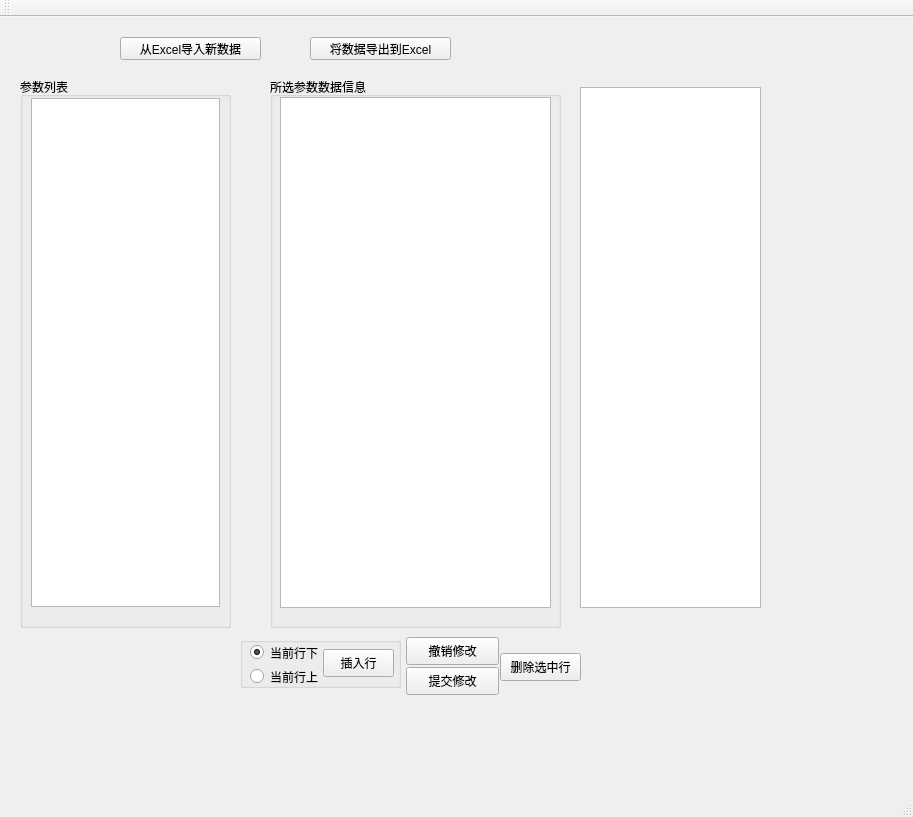
<?xml version="1.0" encoding="UTF-8"?>
<ui version="4.0">
 <class>FlyEditClass</class>
 <widget class="QMainWindow" name="FlyEditClass">
  <property name="geometry">
   <rect>
    <x>0</x>
    <y>0</y>
    <width>913</width>
    <height>817</height>
   </rect>
  </property>
  <property name="windowTitle">
   <string>FlyEdit</string>
  </property>
  <widget class="QWidget" name="centralWidget">
   <widget class="QPushButton" name="pushButton_Submit">
    <property name="geometry">
     <rect>
      <x>406</x>
      <y>650</y>
      <width>93</width>
      <height>28</height>
     </rect>
    </property>
    <property name="text">
     <string>提交修改</string>
    </property>
   </widget>
   <widget class="QPushButton" name="pushButton_ReMod">
    <property name="geometry">
     <rect>
      <x>406</x>
      <y>620</y>
      <width>93</width>
      <height>28</height>
     </rect>
    </property>
    <property name="text">
     <string>撤销修改</string>
    </property>
   </widget>
   <widget class="QPushButton" name="pushButton_DeleRow">
    <property name="geometry">
     <rect>
      <x>500</x>
      <y>636</y>
      <width>81</width>
      <height>28</height>
     </rect>
    </property>
    <property name="text">
     <string>删除选中行</string>
    </property>
   </widget>
   <widget class="QGroupBox" name="groupBox">
    <property name="geometry">
     <rect>
      <x>240</x>
      <y>620</y>
      <width>161</width>
      <height>51</height>
     </rect>
    </property>
    <property name="title">
     <string/>
    </property>
    <widget class="QRadioButton" name="radioButton_Down">
     <property name="geometry">
      <rect>
       <x>10</x>
       <y>6</y>
       <width>81</width>
       <height>19</height>
      </rect>
     </property>
     <property name="text">
      <string>当前行下</string>
     </property>
     <property name="checked">
      <bool>true</bool>
     </property>
    </widget>
    <widget class="QRadioButton" name="radioButton_Up">
     <property name="geometry">
      <rect>
       <x>10</x>
       <y>30</y>
       <width>81</width>
       <height>19</height>
      </rect>
     </property>
     <property name="text">
      <string>当前行上</string>
     </property>
    </widget>
    <widget class="QPushButton" name="pushButton_InsRow">
     <property name="geometry">
      <rect>
       <x>83</x>
       <y>12</y>
       <width>71</width>
       <height>28</height>
      </rect>
     </property>
     <property name="text">
      <string>插入行</string>
     </property>
    </widget>
   </widget>
   <widget class="QPushButton" name="pushButton_ImportExcel">
    <property name="geometry">
     <rect>
      <x>120</x>
      <y>20</y>
      <width>141</width>
      <height>23</height>
     </rect>
    </property>
    <property name="text">
     <string>从Excel导入新数据</string>
    </property>
   </widget>
   <widget class="QPushButton" name="pushButton_ExportToExcel">
    <property name="geometry">
     <rect>
      <x>310</x>
      <y>20</y>
      <width>141</width>
      <height>23</height>
     </rect>
    </property>
    <property name="text">
     <string>将数据导出到Excel</string>
    </property>
   </widget>
   <widget class="QGroupBox" name="groupBox_2">
    <property name="geometry">
     <rect>
      <x>20</x>
      <y>60</y>
      <width>211</width>
      <height>551</height>
     </rect>
    </property>
    <property name="title">
     <string>参数列表</string>
    </property>
    <widget class="QTreeView" name="treeView_paraList">
     <property name="geometry">
      <rect>
       <x>11</x>
       <y>21</y>
       <width>189</width>
       <height>509</height>
      </rect>
     </property>
    </widget>
   </widget>
   <widget class="QGroupBox" name="groupBox_3">
    <property name="geometry">
     <rect>
      <x>270</x>
      <y>60</y>
      <width>291</width>
      <height>551</height>
     </rect>
    </property>
    <property name="title">
     <string>所选参数数据信息</string>
    </property>
    <widget class="QTableView" name="tableView_Para1">
     <property name="geometry">
      <rect>
       <x>10</x>
       <y>20</y>
       <width>271</width>
       <height>511</height>
      </rect>
     </property>
     <property name="sizePolicy">
      <sizepolicy hsizetype="Expanding" vsizetype="Expanding">
       <horstretch>0</horstretch>
       <verstretch>0</verstretch>
      </sizepolicy>
     </property>
     <property name="dragEnabled">
      <bool>false</bool>
     </property>
    </widget>
   </widget>
   <widget class="QTableWidget" name="tableWidget_paraListCheck">
    <property name="geometry">
     <rect>
      <x>580</x>
      <y>70</y>
      <width>181</width>
      <height>521</height>
     </rect>
    </property>
   </widget>
   <zorder>groupBox_3</zorder>
   <zorder>pushButton_Submit</zorder>
   <zorder>pushButton_ReMod</zorder>
   <zorder>pushButton_DeleRow</zorder>
   <zorder>groupBox</zorder>
   <zorder>pushButton_ImportExcel</zorder>
   <zorder>pushButton_ExportToExcel</zorder>
   <zorder>groupBox_2</zorder>
   <zorder>tableWidget_paraListCheck</zorder>
  </widget>
  <widget class="QMenuBar" name="menuBar">
   <property name="geometry">
    <rect>
     <x>0</x>
     <y>0</y>
     <width>913</width>
     <height>23</height>
    </rect>
   </property>
  </widget>
  <widget class="QToolBar" name="mainToolBar">
   <attribute name="toolBarArea">
    <enum>TopToolBarArea</enum>
   </attribute>
   <attribute name="toolBarBreak">
    <bool>false</bool>
   </attribute>
  </widget>
  <widget class="QStatusBar" name="statusBar"/>
 </widget>
 <layoutdefault spacing="6" margin="11"/>
 <resources>
  <include location="flyedit.qrc"/>
 </resources>
 <connections/>
</ui>
